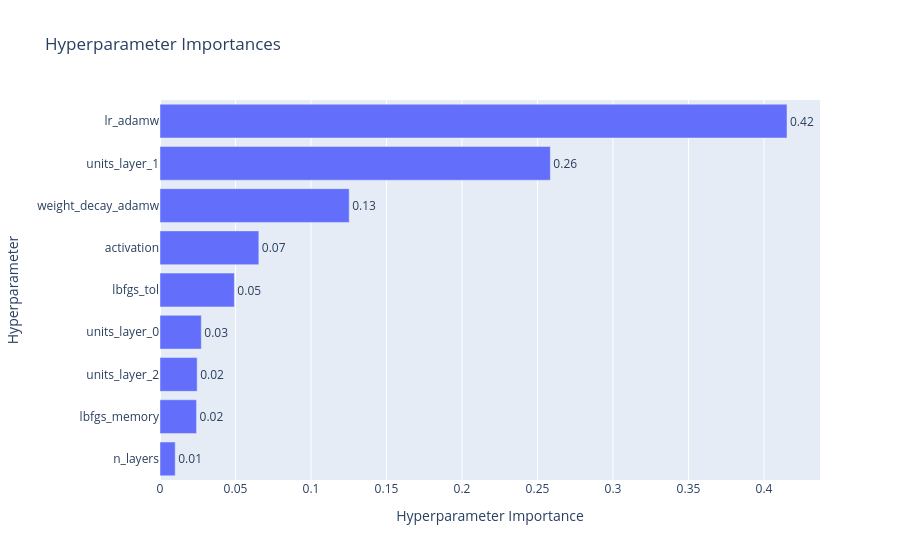

The cell this chart's notebook holds for it:
### Code cell
plot_param_importances(study)

### Figure 1 — Plotly figure (JSON) as saved in the notebook; plotly's stock layout.template omitted (floating-point values rounded to 4 significant figures)
{"data": [{"cliponaxis": false, "hovertemplate": ["n_layers (IntDistribution): 0.010072089091023868<extra></extra>", "lbfgs_memory (IntDistribution): 0.024202735600025584<extra></extra>", "units_layer_2 (IntDistribution): 0.02460962389876929<extra></extra>", "units_layer_0 (IntDistribution): 0.0273668255302197<extra></extra>", "lbfgs_tol (FloatDistribution): 0.049247373544331716<extra></extra>", "activation (CategoricalDistribution): 0.06544801281324747<extra></extra>", "weight_decay_adamw (FloatDistribution): 0.12529644597593212<extra></extra>", "units_layer_1 (IntDistribution): 0.2585167102013987<extra></extra>", "lr_adamw (FloatDistribution): 0.4152401833450515<extra></extra>"], "name": "Objective Value", "orientation": "h", "text": ["0.01", "0.02", "0.02", "0.03", "0.05", "0.07", "0.13", "0.26", "0.42"], "textposition": "outside", "type": "bar", "x": [0.01007, 0.0242, 0.02461, 0.02737, 0.04925, 0.06545, 0.1253, 0.2585, 0.4152], "y": ["n_layers", "lbfgs_memory", "units_layer_2", "units_layer_0", "lbfgs_tol", "activation", "weight_decay_adamw", "units_layer_1", "lr_adamw"]}], "layout": {"title": {"text": "Hyperparameter Importances"}, "xaxis": {"title": {"text": "Hyperparameter Importance"}}, "yaxis": {"title": {"text": "Hyperparameter"}}}}
